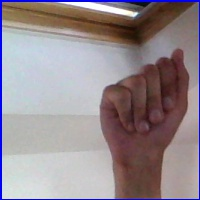
#> input picture CPS843/hand.jpg, 200 x 200 px
$ python -i cv_algorithm.py   (imports and definitions only)
#> lines starting #> are read from the running program, lines starting #| are printed output that depends on the picture; after the words box and inside, x2 and y2 are one past the last pixel; in counts of white or black regions, pixels touching at a corner belong together
#!/usr/bin/env python
# coding: utf-8

# Import necessary libraries
import os
import cv2
import numpy as np
import matplotlib.pyplot as plt
from collections import defaultdict
from google.colab import drive
from sklearn.model_selection import train_test_split
from keras.models import Sequential
from keras.layers import Conv2D, MaxPooling2D, Flatten, Dense, Dropout
from keras.callbacks import LearningRateScheduler
from sklearn.metrics import classification_report, confusion_matrix
from tabulate import tabulate

# # Install kaggle and upload JSON file
# !pip install -q kaggle
# from google.colab import files
# files.upload()

# # Unzip dataset
# !mkdir ~/.kaggle
# !cp kaggle.json ~/.kaggle/
# !chmod 600 ~/.kaggle/kaggle.json
# !kaggle datasets download -d grassknoted/asl-alphabet
# !unzip asl-alphabet.zip

# # Mount Google Drive
# drive.mount("/content/drive")

# Define constants
MAX_IMAGES_PER_LETTER = 100
DESIRED_SIZE = (320, 320)
TEST_SIZE = 0.3

# Set up a dictionary to count images per letter
image_count_per_letter = defaultdict(int)

# Set the start directory
start_directory = "./asl_alphabet_train"

# List to store the names of subdirectories
subdirectories = []

# Subdirectories to skip
skip_dirs = {"del", "nothing", "space"}


# Function to process and plot the final image
def process_and_plot_final_image(path):
    # Load the image
#> called with path = 'CPS843/hand.jpg'
    image = cv2.imread(path)
#> image is the input picture: shape (200, 200, 3); mean B, G, R 143.4, 138.3, 149.6
    if image is None:
        raise ValueError("Image not found or path is incorrect")

    # Resize the image
    resized_image = cv2.resize(image, DESIRED_SIZE)
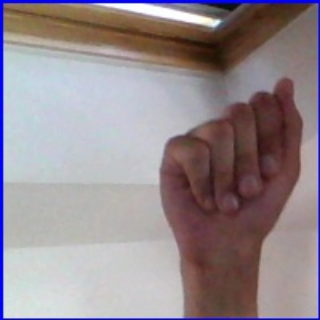
#> resized_image: shape (320, 320, 3); mean B, G, R 143.3, 138.2, 149.5

    # Convert to grayscale
    gray = cv2.cvtColor(resized_image, cv2.COLOR_BGR2GRAY)
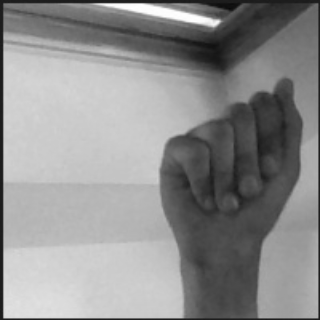
#> gray: shape (320, 320); min 9, max 255, mean 142.1

    # Apply Gaussian blur
    blurred = cv2.GaussianBlur(gray, (3, 3), 0)

    # Apply Otsu's thresholding
    _, thresholded = cv2.threshold(
        blurred, 0, 255, cv2.THRESH_BINARY_INV + cv2.THRESH_OTSU
    )
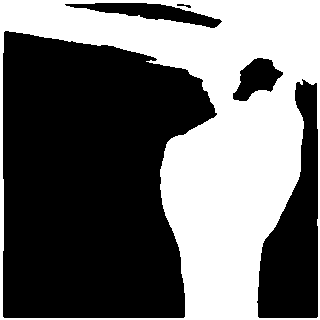
#> thresholded: shape (320, 320); 42% white; 1 white region, box (x1, y1, x2, y2) and area: (0, 0, 320, 320) 43027

    # Canny edge detection
    final_image = cv2.Canny(thresholded, 50, 150)
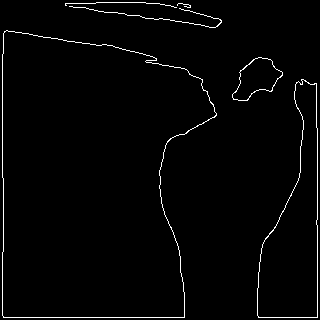
#> final_image: shape (320, 320); 2% white in thin lines or dots

    # Normalize the final image
    normalized_image = final_image / 255.0
#> normalized_image: shape (320, 320) float64; values 0 (black) and 1 (white), 2% white in thin lines or dots

    # Display the final image
    plt.imshow(normalized_image, cmap="gray")
    plt.title("Final Processed Image")
    plt.xticks([]), plt.yticks([])  # Hide tick marks
    plt.show()


# Function to validate and plot images
# [59 lines left out: function validate_26_images, not called in this run]


# Load image paths and preprocess images
imagepaths = []
# [32 lines not run here, left out]

# Apply computer vision algorithms to all pictures in the dataset
X = []  # Image data
y = []  # Labels
skipped_images = 0

# Loop through image paths to load images and labels into arrays
# [66 lines not run here, left out]

# Convert X and y into np.array to speed up future processing
X = np.array(X, dtype="uint8")
X = X / 255.0  # Normalize pixel values to be between 0 and 1
X = X.reshape(
    len(imagepaths) - skipped_images, DESIRED_SIZE[0], DESIRED_SIZE[1], 1
)  # Adjust for 1 channel

y = np.array(y)

# [2 lines not run here, left out]

# Split dataset into training and testing sets
# [3 lines that did not run here, left out]


# Define a learning rate schedule
# [7 lines left out: function lr_schedule, not called in this run]


# Create a LearningRateScheduler callback
lr_scheduler = LearningRateScheduler(lr_schedule)

# Create and compile the model with corrected input shape
# [13 lines that did not run here, left out]

# [3 lines not run here, left out]

# Filter out samples with '-1' labels
# [1 line that did not run here, left out]
# [1 line that did not run here, left out]

# [1 line that did not run here, left out]
# [1 line that did not run here, left out]

# [1 line that did not run here, left out]
# [1 line that did not run here, left out]

# Train the model with the filtered datasets and the learning rate scheduler
# [12 lines not run here, left out]

# Make predictions on the test set
# [1 line that did not run here, left out]

# Convert predictions from probabilities to class labels
# [1 line that did not run here, left out]

# Generate a classification report
# [1 line that did not run here, left out]

# [4 lines not run here, left out]

# Assuming y_test contains the true labels and y_pred contains the predicted labels
# [1 line that did not run here, left out]

# Create a DataFrame for the confusion matrix with labeled columns and indices
# [5 lines that did not run here, left out]

# Display the confusion matrix as a formatted table
# [1 line not run here, left out]

>>> result = process_and_plot_final_image('CPS843/hand.jpg')
